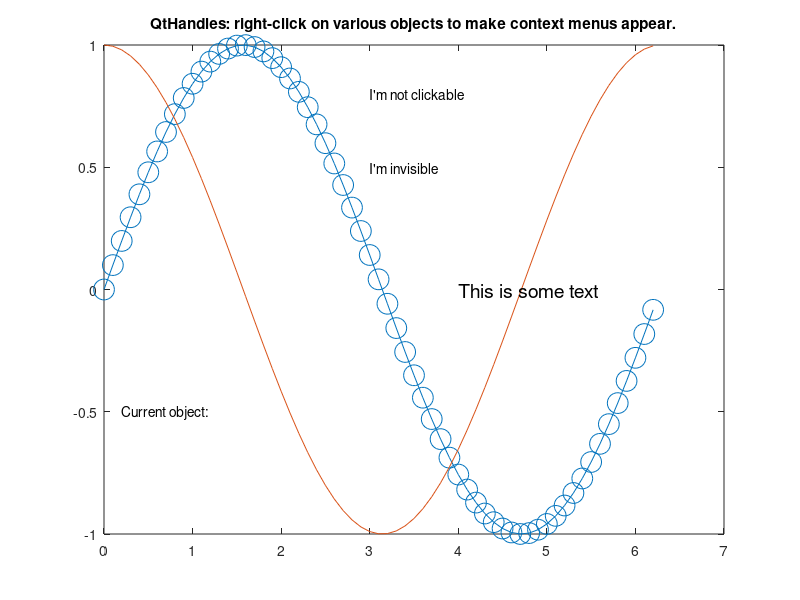

Write the MATLAB code that produced this figure.
function test1

  # Features tested:
  # - menu creation
  # - context menus
  # - object picking
  # - property listener

  f = figure;

  x = 0:0.1:2*pi;
  y1 = sin (x);
  y2 = cos (x);

  h = plot (x, y1, x, y2);
  set (h(1), "marker", "o", "markersize", 15);

  ma = uicontextmenu;
  uimenu (ma, "Label", "Hello from axes object");
  set (gca, "uicontextmenu", ma);

  mf = uicontextmenu;
  uimenu (mf, "Label", "Hello from figure object");
  set (gcf, "uicontextmenu", mf);

  ml = uicontextmenu;
  ml_style = uimenu (ml, "Label", "Change Line Style");
  uimenu (ml_style, "Label", "Solid", "Callback", {@set_line_style, "-"});
  uimenu (ml_style, "Label", "Dashed", "Callback", {@set_line_style, "--"});
  uimenu (ml_style, "Label", "Dotted", "Callback", {@set_line_style, ":"});
  ml_color = uimenu (ml, "Label", "Change Color");
  uimenu (ml_color, "Label", "Red", "Callback", {@set_color, "r"});
  uimenu (ml_color, "Label", "Blue", "Callback", {@set_color, "b"});
  uimenu (ml_color, "Label", "Green", "Callback", {@set_color, [0, 0.6, 0]});
  uimenu (ml_color, "Label", "Yellow", "Callback", {@set_color, [0.6, 0.6, 0]});
  uimenu (ml_color, "Label", "Magenta", "Callback", {@set_color, "m"});
  ml_width = uimenu (ml, "Label", "Change Line Width");
  uimenu (ml_width, "Label", "0.5pt", "Callback", {@set_line_width, 0.5});
  uimenu (ml_width, "Label", "1pt", "Callback", {@set_line_width, 1});
  uimenu (ml_width, "Label", "2pt", "Callback", {@set_line_width, 2});
  uimenu (ml_width, "Label", "3pt", "Callback", {@set_line_width, 3});
  set (h, "uicontextmenu", ml);

  ht = text (4, 0, "This is some text", "FontSize", 14);

  mt = uicontextmenu;
  uimenu (mt, "Label", "Hello from text object");
  mt_size = uimenu (mt, "Label", "Change Font Size");
  uimenu (mt_size, "Label", "10pt", "Callback", @(h,e) set (ht, "FontSize", 10));
  uimenu (mt_size, "Label", "12pt", "Callback", @(h,e) set (ht, "FontSize", 12));
  uimenu (mt_size, "Label", "14pt", "Callback", @(h,e) set (ht, "FontSize", 14));
  uimenu (mt_size, "Label", "16pt", "Callback", @(h,e) set (ht, "FontSize", 16));
  uimenu (mt_size, "Label", "18pt", "Callback", @(h,e) set (ht, "FontSize", 18));
  uimenu (mt_size, "Label", "20pt", "Callback", @(h,e) set (ht, "FontSize", 20));
  set (ht, "uicontextmenu", mt);

  title ("QtHandles: right-click on various objects to make context menus appear.");

  lt = text (0.2, -0.5, "Current object:");
  addlistener (gcf, "currentobject", {@gco_changed, lt});

  text (3, 0.8, "I'm not clickable", "HitTest", "off");
  text (3, 0.5, "I'm invisible", "HandleVisibility", "off");

endfunction

function set_line_style (h, e, st)
  set (gco, "linestyle", st);
endfunction

function set_color (h, e, st)
  set (gco, "color", st);
endfunction

function set_line_width (h, e, st)
  set (gco, "linewidth", st);
endfunction

function gco_changed (h, e, lt)
  oh = get (h, "currentobject");
  if (isempty (oh))
    set (lt, "string", "Current object:");
  else
    set (lt, "string", ["Current object: ", get(oh, "type"), " -> ", num2str(oh)]);
  endif
endfunction
